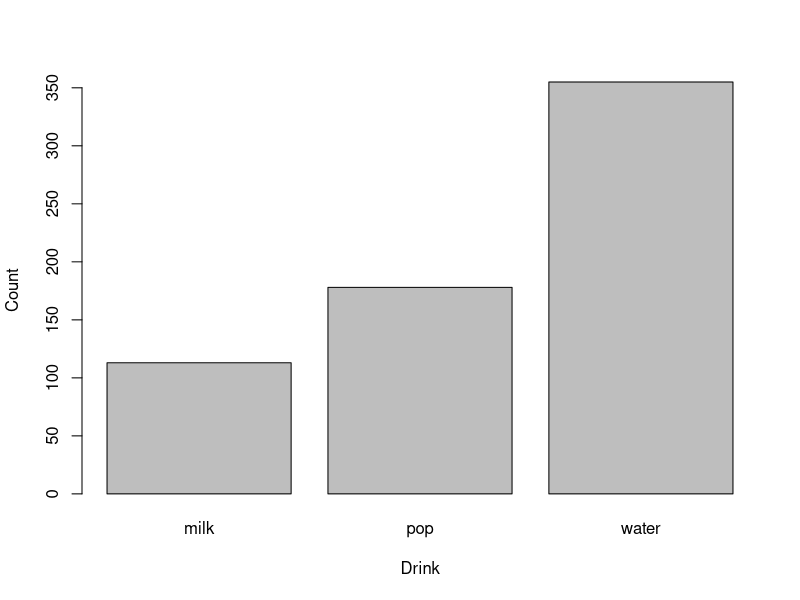
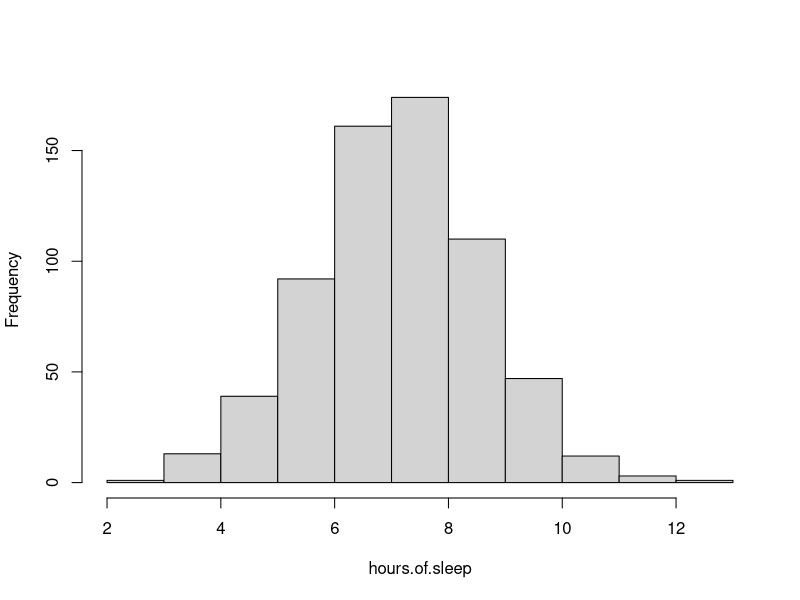
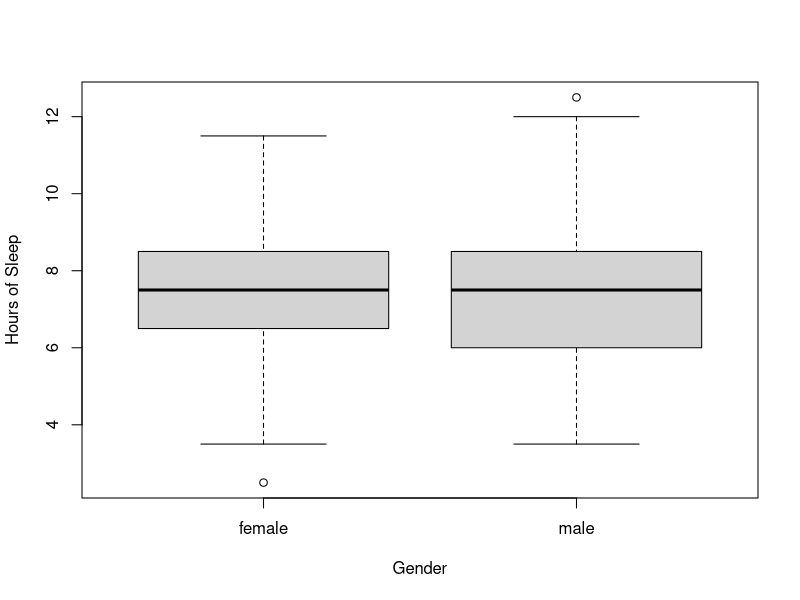
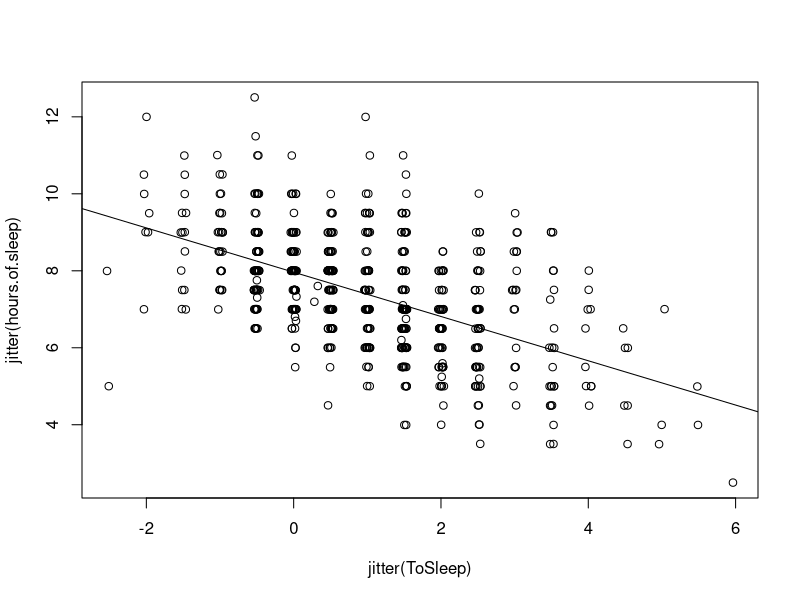

Write R code to recreate these figures, in order.
# Section 1.2 R commands

# Section 1.2.2

library(LearnBayes)
data(studentdata)
studentdata[1,]
attach(studentdata)

# Section 1.2.3

table(Drink)
barplot(table(Drink),xlab="Drink",ylab="Count")

S=readline(prompt="Type  <Return>   to continue : ")

if (.Platform$OS.type == "unix") x11() else windows()

hours.of.sleep = WakeUp - ToSleep
summary(hours.of.sleep)
hist(hours.of.sleep,main="")

S=readline(prompt="Type  <Return>   to continue : ")

# Section 1.2.4

if (.Platform$OS.type == "unix") x11() else windows()

boxplot(hours.of.sleep~Gender,
  ylab="Hours of Sleep")

female.Haircut=Haircut[Gender=="female"]
male.Haircut=Haircut[Gender=="male"]
summary(female.Haircut)
summary(male.Haircut)

S=readline(prompt="Type  <Return>   to continue : ")

# Section 1.2.5

if (.Platform$OS.type == "unix") x11() else windows()

plot(jitter(ToSleep),jitter(hours.of.sleep))

fit=lm(hours.of.sleep~ToSleep)
fit
abline(fit)
